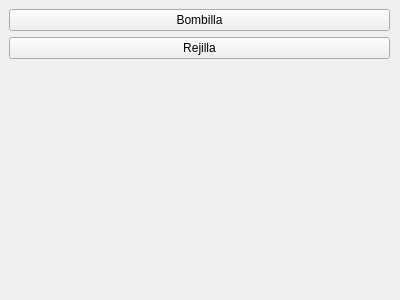
<?xml version="1.0" encoding="UTF-8"?>
<ui version="4.0">
 <class>MainWindow</class>
 <widget class="QMainWindow" name="MainWindow">
  <property name="geometry">
   <rect>
    <x>0</x>
    <y>0</y>
    <width>400</width>
    <height>300</height>
   </rect>
  </property>
  <property name="windowTitle">
   <string>MainWindow</string>
  </property>
  <widget class="QWidget" name="centralwidget">
   <widget class="QWidget" name="verticalLayoutWidget">
    <property name="geometry">
     <rect>
      <x>9</x>
      <y>9</y>
      <width>381</width>
      <height>281</height>
     </rect>
    </property>
    <layout class="QVBoxLayout" name="verticalLayout">
     <property name="sizeConstraint">
      <enum>QLayout::SetDefaultConstraint</enum>
     </property>
     <item>
      <widget class="QPushButton" name="pushButton_Bombilla">
       <property name="text">
        <string>Bombilla</string>
       </property>
      </widget>
     </item>
     <item>
      <widget class="QPushButton" name="pushButton_Rejilla">
       <property name="text">
        <string>Rejilla</string>
       </property>
      </widget>
     </item>
     <item>
      <widget class="QLabel" name="label">
       <property name="text">
        <string/>
       </property>
       <property name="pixmap">
        <pixmap resource="myResources.qrc">:/images/icons/bulb-on-128.png</pixmap>
       </property>
       <property name="alignment">
        <set>Qt::AlignCenter</set>
       </property>
      </widget>
     </item>
    </layout>
   </widget>
  </widget>
 </widget>
 <resources>
  <include location="myResources.qrc"/>
 </resources>
 <connections/>
</ui>
